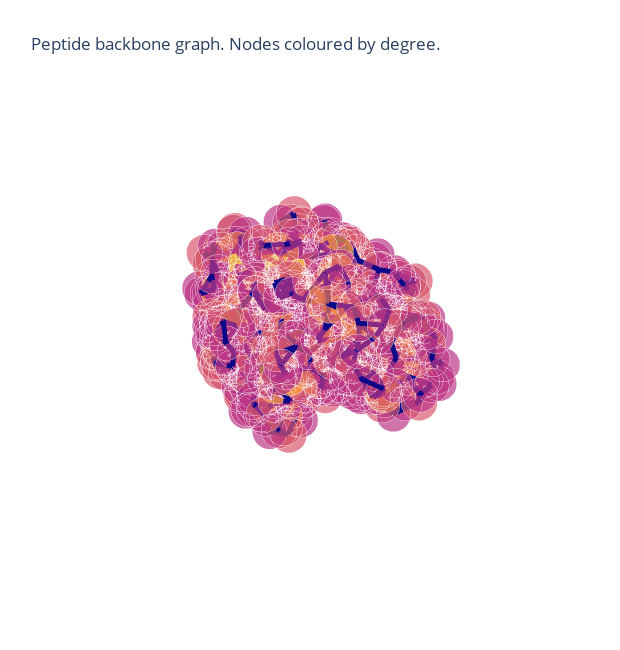

The notebook cell saved with this chart:
### Code cell
#### Block 2 #### 
### Graph Creation methods: ###
## K nearest neighbours ##
from functools import partial
from graphein.protein.edges.distance import add_k_nn_edges
from graphein.protein.features.nodes.amino_acid import amino_acid_one_hot
from graphein.protein.visualisation import plotly_protein_structure_graph
from graphein.protein.graphs import construct_graph

new_edge_funcs = {"edge_construction_functions": [partial(add_k_nn_edges, k=4, long_interaction_threshold=0)],
                  "node_metadata_functions": [amino_acid_one_hot]
                  }
config = graphein.protein.ProteinGraphConfig(**new_edge_funcs)

g = construct_graph(config=config, path=absolute_file_paths[0])

p = plotly_protein_structure_graph(
    g,
    colour_edges_by="kind",
    colour_nodes_by="degree",
    label_node_ids=False,
    plot_title="Peptide backbone graph. Nodes coloured by degree.",
    node_size_multiplier=1
    )
p.show()

### Create an in-file dataset for passing to pytorch geometric ###
## Note: this can take a while. If the dataset already exists it won't be regenerated ##
from graphein.ml import GraphFormatConvertor, ProteinGraphDataset

# list of columns included in nx ==> pyg conversion #
info_list = ["edge_index", 
             "amino_acid_one_hot",
             "node_id", 
             "chain_id", 
             "residue_name", 
             "residue_number", 
             "atom_type", 
             "element_symbol",
             "coords",
             "b_factor", 
             "kind", 
             "name",
             "chain_ids"]

# NetworkX to PyG conversion #
convertor= GraphFormatConvertor(src_format = "nx", 
                                dst_format = "pyg", 
                                verbose = "all_info", 
                                columns = info_list
                               )

# Convert the graph_label_map dictionary to a list of tensors # 
graph_labels_list = [torch.tensor(list(label.values())) for label in graph_label_map.values()]

# Convert paths to a list of paths
paths_list=balanced_reordered_labels['paths'].tolist()
# Create the dataset with graph_labels as a list of tensors #
dataset = ProteinGraphDataset(
    root='/home/q31032mw/Dropbox (The University of Manchester)/Max/17_ML_Project/Rank_1/120250622_KS_dimers_Reduction_State_K4_KRb_NR', 
    paths=paths_list,
    graphein_config=config, 
    graph_labels=graph_labels_list,
    graph_format_convertor=convertor,
    num_cores=7
)

print("done")

print(dataset)
print(len(graph_labels_list))

### Figure 1 — Plotly figure (JSON) as saved in the notebook; plotly's stock layout.template omitted (floating-point values rounded to 4 significant figures; data arrays with more than 128 entries replaced by an {"elided": "..."} marker saying what was removed)
{"data": [{"hoverinfo": "text+x+y+z", "marker": {"color": {"elided": "826x4 float values"}, "opacity": 0.7, "size": {"elided": "826 int values"}, "symbol": "circle"}, "mode": "markers", "text": {"elided": "826 str values"}, "type": "scatter3d", "x": {"elided": "826 float values"}, "y": {"elided": "826 float values"}, "z": {"elided": "826 float values"}}, {"hoverinfo": "text", "line": {"color": {"elided": "5742x4 float values"}, "width": 10}, "mode": "lines", "text": {"elided": "5742 str values"}, "type": "scatter3d", "x": {"elided": "5742 float values"}, "y": {"elided": "5742 float values"}, "z": {"elided": "5742 float values"}}], "layout": {"height": 650, "margin": {"t": 100}, "scene": {"aspectmode": "auto", "aspectratio": {"x": 0.8245, "y": 1.138, "z": 1.066}, "xaxis": {"showbackground": false, "showgrid": false, "showline": false, "showticklabels": false, "title": {"text": ""}, "type": "linear", "zeroline": false}, "yaxis": {"showbackground": false, "showgrid": false, "showline": false, "showticklabels": false, "title": {"text": ""}, "type": "linear", "zeroline": false}, "zaxis": {"showbackground": false, "showgrid": false, "showline": false, "showticklabels": false, "title": {"text": ""}, "type": "linear", "zeroline": false}}, "showlegend": false, "title": {"text": "Peptide backbone graph. Nodes coloured by degree."}, "width": 620}}
